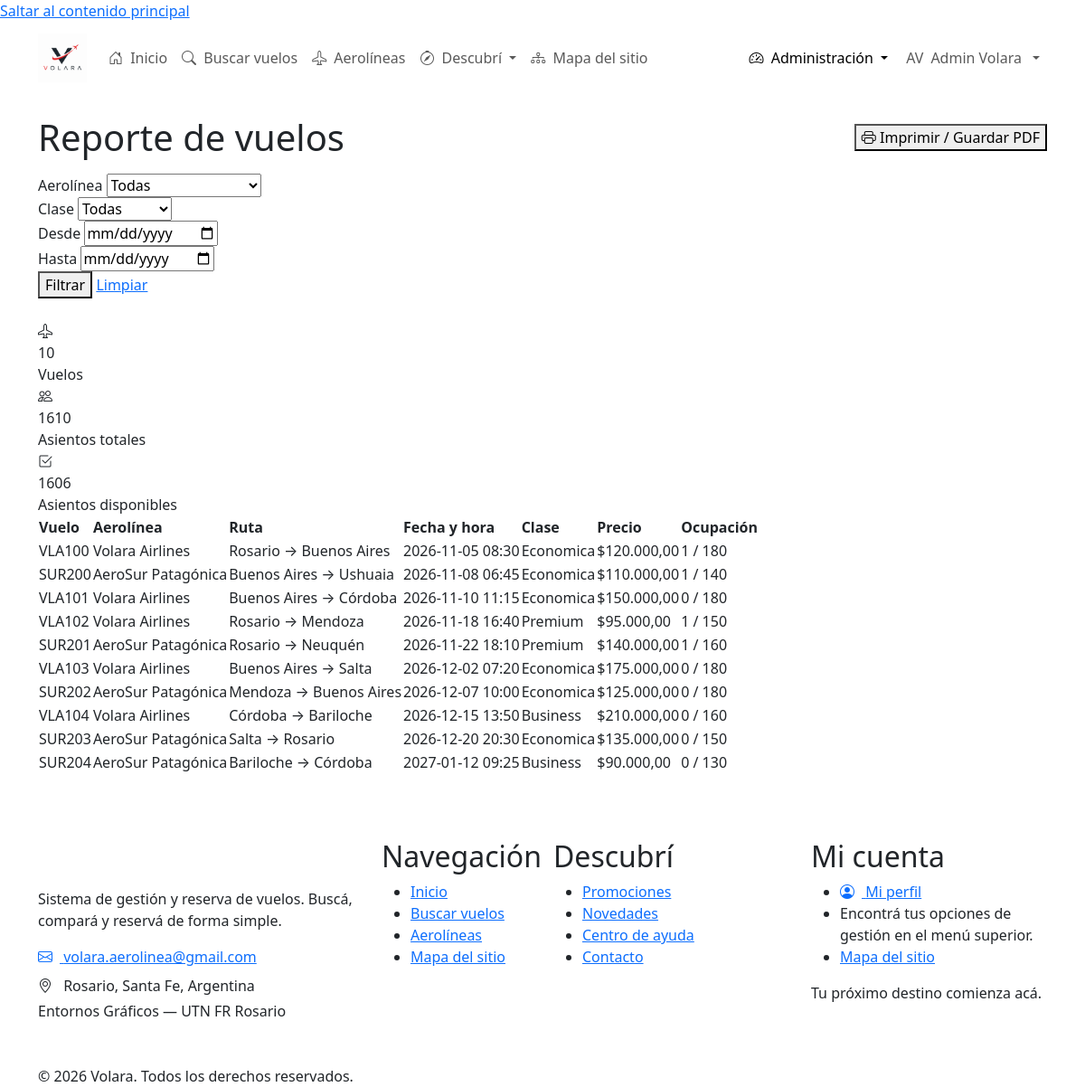
The page /Pages/Admin/reportes/reporteVuelos.php (signed in) on the database its author committed.
### tables this page shows
CREATE TABLE usuarios (
    codUsuario INT UNSIGNED AUTO_INCREMENT,

    nombre VARCHAR(80) NOT NULL,
    apellido VARCHAR(80) NOT NULL,
    mail VARCHAR(150) NOT NULL,
    clave VARCHAR(255) NOT NULL,
    telefono VARCHAR(30) DEFAULT NULL,

    tipoUsuario ENUM(
        'administrador',
        'ceo aerolínea',
        'usuario'
    ) NOT NULL DEFAULT 'usuario',

    codAerolinea INT UNSIGNED DEFAULT NULL,

    estadoUsuario ENUM(
        'pendiente de validación',
        'pendiente de autorización',
        'activo',
        'rechazado'
    ) NOT NULL DEFAULT 'pendiente de validación',

    tokenValidacion VARCHAR(128) DEFAULT NULL,
    tokenRecuperacion VARCHAR(128) DEFAULT NULL,
    vencimientoToken DATETIME DEFAULT NULL,

    fechaCreacion DATETIME NOT NULL DEFAULT CURRENT_TIMESTAMP,
    fechaActualizacion DATETIME NOT NULL DEFAULT CURRENT_TIMESTAMP
        ON UPDATE CURRENT_TIMESTAMP,

    PRIMARY KEY (codUsuario),

    UNIQUE KEY uk_usuario_mail (mail),
    UNIQUE KEY uk_usuario_token_validacion (tokenValidacion),
    UNIQUE KEY uk_usuario_token_recuperacion (tokenRecuperacion),

    KEY idx_usuario_tipo (tipoUsuario),
    KEY idx_usuario_estado (estadoUsuario),
    KEY idx_usuario_aerolinea (codAerolinea),

    CONSTRAINT fk_usuario_aerolinea
        FOREIGN KEY (codAerolinea)
        REFERENCES aerolineas(codAerolinea)
        ON UPDATE CASCADE
        ON DELETE RESTRICT

);

CREATE TABLE vuelos (
    codVuelo INT UNSIGNED AUTO_INCREMENT,

    codigoVuelo VARCHAR(20) NOT NULL,

    codAerolinea INT UNSIGNED NOT NULL,

    origen VARCHAR(100) NOT NULL,
    destino VARCHAR(100) NOT NULL,

    fecha DATE NOT NULL,
    hora TIME NOT NULL,

    precio DECIMAL(10,2) NOT NULL,

    asientosTotal INT UNSIGNED NOT NULL,
    asientosDisponibles INT UNSIGNED NOT NULL,

    clase ENUM(
        'economica',
        'premium',
        'business'
    ) NOT NULL DEFAULT 'economica',

     
    activo TINYINT(1) NOT NULL DEFAULT 1,

    fechaCreacion DATETIME NOT NULL DEFAULT CURRENT_TIMESTAMP,
    fechaActualizacion DATETIME NOT NULL DEFAULT CURRENT_TIMESTAMP
        ON UPDATE CURRENT_TIMESTAMP,

    PRIMARY KEY (codVuelo),

    UNIQUE KEY uk_vuelo_codigo (codigoVuelo),

    KEY idx_vuelo_aerolinea (codAerolinea),
    KEY idx_vuelo_busqueda (origen, destino, fecha),
    KEY idx_vuelo_fecha (fecha),

    CONSTRAINT fk_vuelo_aerolinea
        FOREIGN KEY (codAerolinea)
        REFERENCES aerolineas(codAerolinea)
        ON UPDATE CASCADE
        ON DELETE RESTRICT,

    CONSTRAINT chk_vuelo_origen_destino
        CHECK (origen <> destino),

    CONSTRAINT chk_vuelo_precio
        CHECK (precio > 0),

    CONSTRAINT chk_vuelo_asientos_total
        CHECK (asientosTotal > 0),

    CONSTRAINT chk_vuelo_asientos_disponibles
        CHECK (
            asientosDisponibles >= 0
            AND asientosDisponibles <= asientosTotal
        )

);

CREATE TABLE aerolineas (
    codAerolinea INT UNSIGNED AUTO_INCREMENT,
    codigoIATA CHAR(3) NOT NULL,
    nombre VARCHAR(120) NOT NULL,
    pais VARCHAR(100) NOT NULL,

    PRIMARY KEY (codAerolinea),

    UNIQUE KEY uk_aerolinea_iata (codigoIATA),
    UNIQUE KEY uk_aerolinea_nombre (nombre)

);

### Pages/Admin/reportes/reporteVuelos.php (the view, shortened to what the rows shown need)
<?php
require_once __DIR__ . '/../../../Includes/functions.php';
$conexion = conectarDB();
$errores = [];
$vuelos = [];
if (empty($errores)) {
    $where = ['1 = 1'];
    $params = [];
    $condiciones = implode(' AND ', $where);
    $consulta = $conexion->prepare(
        "SELECT v.codigoVuelo, v.origen, v.destino, v.fecha, v.hora,
                v.precio, v.clase, v.asientosTotal, v.asientosDisponibles,
                a.nombre AS aerolinea
         FROM vuelos v
         INNER JOIN aerolineas a ON a.codAerolinea = v.codAerolinea
         WHERE $condiciones
         ORDER BY v.fecha, v.hora"
    );
    $consulta->execute($params);
    $vuelos = $consulta->fetchAll(PDO::FETCH_ASSOC);
}
require_once __DIR__ . '/../../../Includes/header.php';
require_once __DIR__ . '/../../../Includes/navbar.php';
?>
<main class="container my-4">
    <div class="d-flex justify-content-between align-items-center flex-wrap gap-2 mb-3">
        <h1 class="mb-0">Reporte de vuelos</h1>
    </div>
    <?php if (empty($vuelos)): ?>
        <div class="empty-state">
            <div class="empty-state-icon"><i class="bi bi-airplane" aria-hidden="true"></i></div>
            <p>No hay vuelos para los filtros elegidos.</p>
        </div>
    <?php else: ?>
        <div class="volara-table-responsive">
            <table class="volara-table">
                <thead>
                    <tr>
                        <th scope="col">Vuelo</th>
                        <th scope="col">Aerolínea</th>
                        <th scope="col">Ruta</th>
                        <th scope="col">Fecha y hora</th>
                        <th scope="col">Clase</th>
                        <th scope="col">Precio</th>
                        <th scope="col">Ocupación</th>
                    </tr>
                </thead>
                <tbody>
                    <?php foreach ($vuelos as $vuelo): ?>
                        <?php $ocupados = (int) $vuelo['asientosTotal'] - (int) $vuelo['asientosDisponibles']; ?>
                        <tr>
                            <td><?= htmlspecialchars($vuelo['codigoVuelo']) ?></td>
                            <td><?= htmlspecialchars($vuelo['aerolinea']) ?></td>
                            <td><?= htmlspecialchars($vuelo['origen'] . ' → ' . $vuelo['destino']) ?></td>
                            <td><?= htmlspecialchars($vuelo['fecha'] . ' ' . substr($vuelo['hora'], 0, 5)) ?></td>
                            <td><span class="volara-badge badge-neutral"><?= htmlspecialchars(ucfirst($vuelo['clase'])) ?></span></td>
                            <td>$<?= number_format((float) $vuelo['precio'], 2, ',', '.') ?></td>
                            <td><?= $ocupados ?> / <?= (int) $vuelo['asientosTotal'] ?></td>
                        </tr>
                    <?php endforeach; ?>
                </tbody>
            </table>
        </div>
    <?php endif; ?>
</main>
<?php require_once __DIR__ . '/../../../Includes/footer.php'; ?>

### Includes/navbar.php (shortened to what the rows shown need)
<?php
require_once __DIR__ . '/functions.php';
$escapar = static function ($valor): string {
    return htmlspecialchars(
        (string) $valor,
        ENT_QUOTES,
        'UTF-8'
    );
};
$estaLogueado = !empty($_SESSION['codUsuario']);
$usuario = [];
if ($estaLogueado && function_exists('usuarioActual')) {
    $datosUsuario = usuarioActual();
    if (is_array($datosUsuario)) {
        $usuario = $datosUsuario;
    }
}
$rolUsuario = trim((string) ($usuario['rol'] ?? ''));
if ($rolUsuario === '') {
    $rolUsuario = trim((string) (
        $usuario['tipoUsuario']
        ?? $_SESSION['tipoUsuario']
        ?? $_SESSION['rol']
        ?? ''
    ));
}
$rolUsuario = function_exists('mb_strtolower')
    ? mb_strtolower($rolUsuario, 'UTF-8')
    : strtolower($rolUsuario);
$rolNormalizado = strtr($rolUsuario, [
    'á' => 'a',
    'é' => 'e',
    'í' => 'i',
    'ó' => 'o',
    'ú' => 'u',
    'ü' => 'u',
]);
$esAdmin = in_array(
    $rolNormalizado,
    ['admin', 'administrador'],
    true
);
$nombreUsuario = trim((string) (
    $usuario['nombre']
    ?? $_SESSION['nombre']
    ?? ''
));
$apellidoUsuario = trim((string) (
    $usuario['apellido']
    ?? $_SESSION['apellido']
    ?? ''
));
$nombreMostrar = trim(
    $nombreUsuario . ' ' . $apellidoUsuario
);
$primeraInicial = function_exists('mb_substr')
    ? mb_substr($nombreUsuario, 0, 1, 'UTF-8')
    : substr($nombreUsuario, 0, 1);
$segundaInicial = function_exists('mb_substr')
    ? mb_substr($apellidoUsuario, 0, 1, 'UTF-8')
    : substr($apellidoUsuario, 0, 1);
$iniciales = $primeraInicial . $segundaInicial;
$iniciales = function_exists('mb_strtoupper')
    ? mb_strtoupper($iniciales, 'UTF-8')
    : strtoupper($iniciales);
$rutaActual = parse_url(
    $_SERVER['REQUEST_URI'] ?? '',
    PHP_URL_PATH
) ?: '';
$rutaNormalizada = strtolower(
    str_replace('\\', '/', $rutaActual)
);
$esPaginaAdmin = str_contains(
    $rutaNormalizada,
    '/pages/admin/'
);
$claseActiva = static function (bool $condicion): string {
    return $condicion ? ' active' : '';
};
?>
<nav
    class="navbar navbar-expand-xl volara-navbar"
    aria-label="Navegación principal">
    <div class="container">
        <div class="collapse navbar-collapse" id="volaraNav">
            <ul class="navbar-nav ms-auto align-items-xl-center gap-xl-1">
                <?php if ($estaLogueado): ?>
                    <?php if ($esAdmin): ?>
                        <li class="nav-item dropdown">
                            <a
                                class="nav-link dropdown-toggle<?= $claseActiva($esPaginaAdmin) ?>"
                                href="#"
                                role="button"
                                data-bs-toggle="dropdown"
                                aria-expanded="false">
                                <i class="bi bi-speedometer2 me-1" aria-hidden="true"></i>
                                Administración
                            </a>
                        </li>
                    <?php endif; ?>
                    <li class="nav-item dropdown user-menu">
                        <a
                            class="nav-link dropdown-toggle d-flex align-items-center gap-2"
                            href="#"
                            role="button"
                            data-bs-toggle="dropdown"
                            aria-expanded="false">
                            <span class="user-avatar" aria-hidden="true">
                                <?= $escapar($iniciales) ?>
                            </span>
                            <span class="user-name">
                                <?= $escapar(
                                    $nombreMostrar !== ''
                                        ? $nombreMostrar
                                        : 'Mi cuenta'
                                ) ?>
                            </span>
                        </a>
                    </li>
                <?php endif; ?>
            </ul>
        </div>
    </div>
</nav>

### rows shown on the page
usuarios: $escapar($iniciales) "AV", nombre+apellido "Admin Volara"
vuelos: codigoVuelo "VLA100", codAerolinea.nombre "Volara Airlines", origen+destino "Rosario → Buenos Aires", fecha+hora "2026-11-05 08:30", clase "Economica", precio "120.000,00", ocupados "1", asientosTotal "180"
vuelos: codigoVuelo "SUR200", codAerolinea.nombre "AeroSur Patagónica", origen+destino "Buenos Aires → Ushuaia", fecha+hora "2026-11-08 06:45", clase "Economica", precio "110.000,00", ocupados "1", asientosTotal "140"
vuelos: codigoVuelo "VLA101", codAerolinea.nombre "Volara Airlines", origen+destino "Buenos Aires → Córdoba", fecha+hora "2026-11-10 11:15", clase "Economica", precio "150.000,00", ocupados "0", asientosTotal "180"
vuelos: codigoVuelo "VLA102", codAerolinea.nombre "Volara Airlines", origen+destino "Rosario → Mendoza", fecha+hora "2026-11-18 16:40", clase "Premium", precio "95.000,00", ocupados "1", asientosTotal "150"
vuelos: codigoVuelo "SUR201", codAerolinea.nombre "AeroSur Patagónica", origen+destino "Rosario → Neuquén", fecha+hora "2026-11-22 18:10", clase "Premium", precio "140.000,00", ocupados "1", asientosTotal "160"
vuelos: codigoVuelo "VLA103", codAerolinea.nombre "Volara Airlines", origen+destino "Buenos Aires → Salta", fecha+hora "2026-12-02 07:20", clase "Economica", precio "175.000,00", ocupados "0", asientosTotal "180"
vuelos: codigoVuelo "SUR202", codAerolinea.nombre "AeroSur Patagónica", origen+destino "Mendoza → Buenos Aires", fecha+hora "2026-12-07 10:00", clase "Economica", precio "125.000,00", ocupados "0", asientosTotal "180"
vuelos: codigoVuelo "VLA104", codAerolinea.nombre "Volara Airlines", origen+destino "Córdoba → Bariloche", fecha+hora "2026-12-15 13:50", clase "Business", precio "210.000,00", ocupados "0", asientosTotal "160"
vuelos: codigoVuelo "SUR203", codAerolinea.nombre "AeroSur Patagónica", origen+destino "Salta → Rosario", fecha+hora "2026-12-20 20:30", clase "Economica", precio "135.000,00", ocupados "0", asientosTotal "150"
vuelos: codigoVuelo "SUR204", codAerolinea.nombre "AeroSur Patagónica", origen+destino "Bariloche → Córdoba", fecha+hora "2027-01-12 09:25", clase "Business", precio "90.000,00", ocupados "0", asientosTotal "130"

### other values the page prints
$totales['cantidad'] "10"
$totales['asientos'] "1610"
$totales['disponibles'] "1606"
